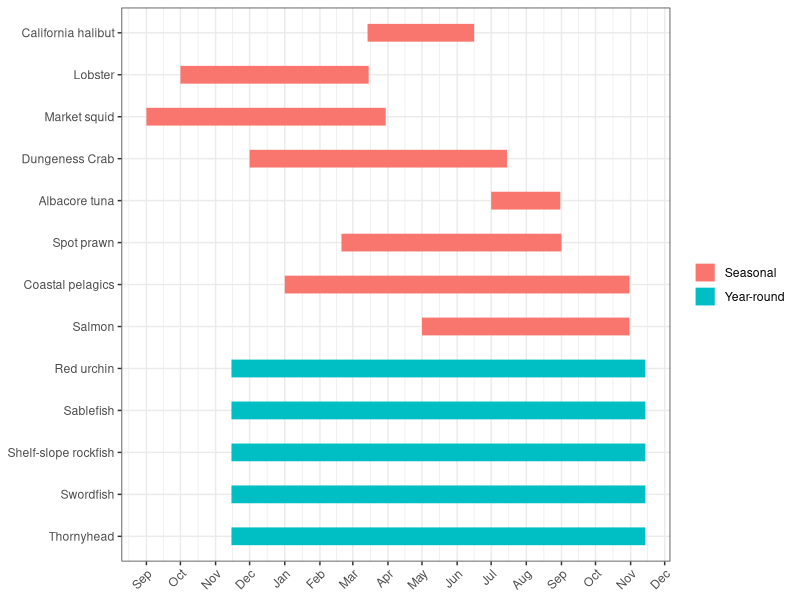
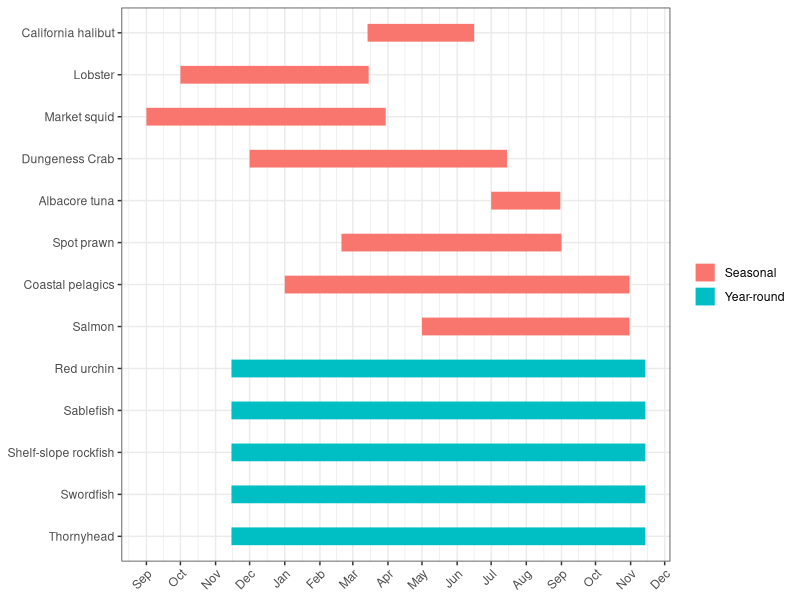

Here is the R script that generated these plots, in order:
# Script for appending species timings to the California landings data, 
# organized by port from 1992-2014, downloaded from the California Natural 
# Resources Agency:
# https://data.cnra.ca.gov/dataset/human-uses-and-socioeconomic-dimensions-ca-north-coast-mpa-baseline-study-1992-2014

library(tidyverse)
library(lubridate)
library(scales)

port_landings <- read.csv("Data/port_landings_updated.csv")


# Add season timings to the dataset -------------------------------------------
# Remove "smeltlike fish", where no season data are available
port_landings <- port_landings %>% filter(fishery != "SMELTLIKE FISH")

species <- levels(factor(port_landings$fishery))  # list of species
print(species)

opens <- c("July", "June 16", "January", "Year-round", "November 15", 
           "Year-round", "December", "Year-round", "early October", 
           "September", "Year-round", "June", "Year-round", "Year-round", 
           "Year-round", "Year-round", "Year-round", "May 1", "Year-round", 
           "Year-round", "Year-round", "Year-round", "late February", 
           "August 1", "Year-round", "Year-round", "July 1", "June")

closes <- c("August", "March 14", "October", "Year-round", "July 15", 
            "Year-round", "March", "Year-round", "mid-March", "March",
            "Year-round", "November", "Year-round", "Year-round", "Year-round",
            "Year-round", "Year-round", "October 31", "Year-round", 
            "Year-round", "Year-round", "Year-round", "September", "April 30",
            "Year-round", "Year-round", "March 22", "March")

seasons <- as.data.frame(cbind(species, opens, closes))

# Gantt chart for species of interest -----------------------------------------
tasks <- tribble(
  ~Start,       ~End,         ~Project,          ~Task,
  "2020-07-01", "2020-08-31", "Seasonal", "Albacore tuna",
  "2020-06-16", "2020-03-14", "Seasonal", "California halibut",
  "2020-01-01", "2020-10-31", "Seasonal", "Coastal pelagics",
  "2019-12-01", "2020-07-15", "Seasonal", "Dungeness Crab",
  "2019-10-01", "2020-03-15", "Seasonal", "Lobster",
  "2019-09-01", "2020-03-30", "Seasonal", "Market squid",
  "2019-11-15", "2020-11-14", "Year-round", "Red urchin",
  "2019-11-15", "2020-11-14", "Year-round", "Sablefish",
  "2020-05-01", "2020-10-31", "Seasonal", "Salmon",
  "2019-11-15", "2020-11-14", "Year-round", "Shelf-slope rockfish",
  "2020-02-20", "2020-09-01", "Seasonal", "Spot prawn",
  "2019-11-15", "2020-11-14", "Year-round", "Swordfish",
  "2019-11-15", "2020-11-14", "Year-round", "Thornyhead",
)

# Convert data too long for ggplot
tasks.long <- tasks %>%
  mutate(Start = ymd(Start),
         End = ymd(End)) %>%
  gather(date.type, task.date, -c(Project, Task)) %>%
  arrange(date.type, task.date) %>%
  mutate(Task = factor(Task, levels=rev(unique(Task)), ordered=TRUE))

# Custom theme for making a clean Gantt chart
theme_gantt <- function(base_size=11) {
  ret <- theme_bw()
  theme(panel.background = element_rect(fill="#ffffff", colour=NA),
        axis.title.x=element_text(vjust=-0.2), 
        axis.title.y=element_text(vjust=1.5),
        title=element_text(vjust=1.2),
        panel.border = element_rect(colour = "black", fill=NA, size=1),
        axis.line=element_blank(),
        axis.ticks=element_blank(),
        legend.position="bottom", 
        axis.title=element_text(size=rel(0.8)),
        strip.text=element_text(size=rel(1)),
        strip.background=element_rect(fill="#ffffff", colour=NA),
        panel.spacing.y=unit(1.5, "lines"),
        legend.key = element_blank())
  
  ret
}

# Build plot
timeline <- ggplot(tasks.long, aes(x=Task, y=task.date, colour=Project)) + 
  geom_line(size=6) + 
  guides(colour=guide_legend(title=NULL)) +
  labs(x=NULL, y=NULL) + coord_flip() +
  scale_y_date(date_breaks="1 month", labels=date_format("%b")) +  # Change how the dates on x-axis display
  theme_gantt() + theme(axis.text.x=element_text(angle=45, hjust=1)) 
timeline

# TODO: Change units to make plot display well.
ggsave(timeline, filename = "Figures/fisheries_gantt.png", 
       width = 250, height = 120, units = "mm", 
       dpi = 300, bg = "transparent")
